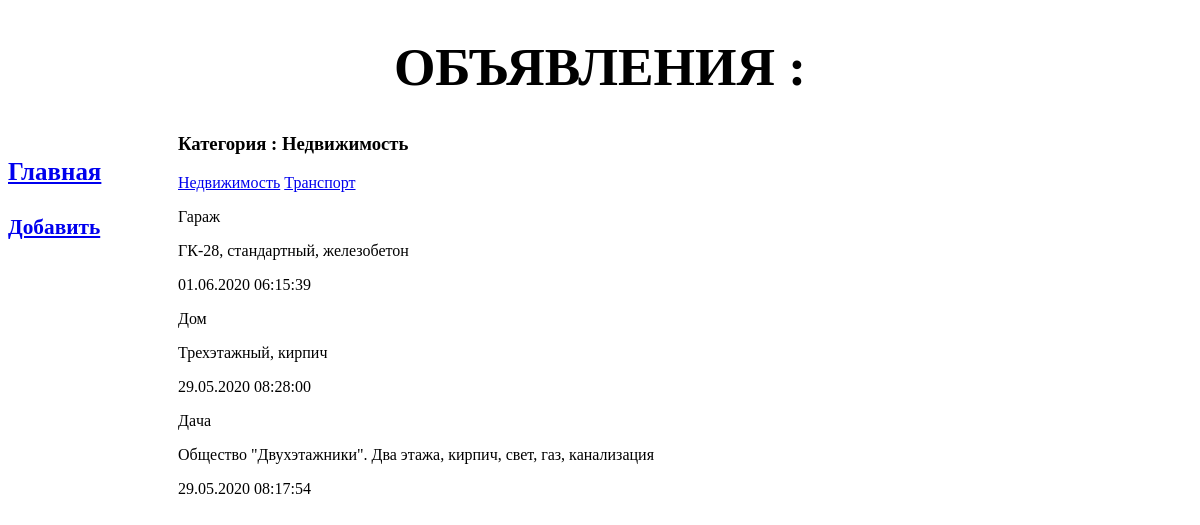
Screenshot of /bboard/1/ with the database file from the repository.
### bboard/models.py (models this page shows, shortened)
class Category(models.Model):
    name = models.CharField(max_length=20, db_index=True, verbose_name='Категория')
    class Meta:
        verbose_name = "Категория"
        verbose_name_plural = "Категории"
        ordering = ['name']

class Bb(models.Model):
    category = models.ForeignKey('Category', on_delete=models.PROTECT, null=True, verbose_name='Категория')
    title = models.CharField(max_length=50, verbose_name='Заголовок')
    content = models.TextField(null=True, blank=True, verbose_name='Текст объявления')
    price = models.FloatField(null=True, blank=True, verbose_name='Цена')
    published = models.DateTimeField(auto_now_add=True, db_index=True)
    class Meta:
        verbose_name = "Объявление"
        verbose_name_plural = "Объявления"
        ordering = ['-published']

### bboard/views.py (the view)
# urls.py: path('<int:category_id>/', by_category, name='by_category'),
def by_category(request, category_id):
    template = loader.get_template('bboard/by_category.html')
    bbs = Bb.objects.filter(category=category_id).order_by('-published')
    categories = Category.objects.all()
    current_category = Category.objects.get(pk=category_id)
    context = {'bbs': bbs, 'categories': categories, 'current_category': current_category}
    return HttpResponse(template.render(context, request))

### templates/bboard/by_category.html (shortened to what this page needs)
{% extends 'base.html' %}
{% block content %}
  <h3>Категория : {{ current_category.name }}</h3>
  {% for category in categories %}
    <a href="{% url 'by_category' category.pk %}">{{ category.name }}</a>
  {% endfor %}
  {% for bb in bbs %}
    <div>
        <p>{{ bb.title }}</p>
        <p>{{ bb.content }}</p>
        <p>{{ bb.published|date:"d.m.Y H:i:s" }}</p>
    </div>
  {% endfor %}
{% endblock content %}

### rows the page displays
Category: name "Недвижимость"
Category: name "Транспорт"
Bb: title "Гараж", content "ГК-28, стандартный, железобетон", published "01.06.2020 06:15:39"
Bb: title "Дом", content "Трехэтажный, кирпич", published "29.05.2020 08:28:00"
Bb: title "Дaчa", content "Общество \"Двухэтажники\". Два этажа, кирпич, свет, газ, канализация", published "29.05.2020 08:17:54"
